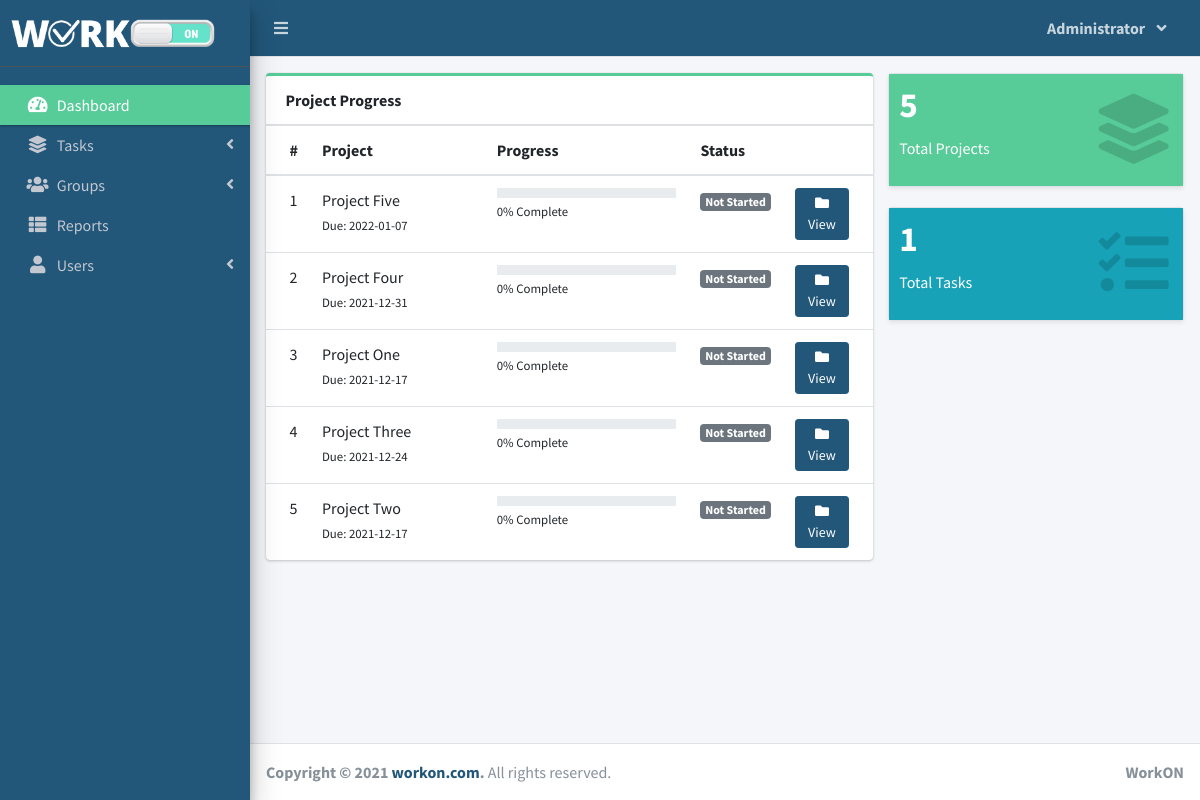
Page / (signed in) on the earlier database version.
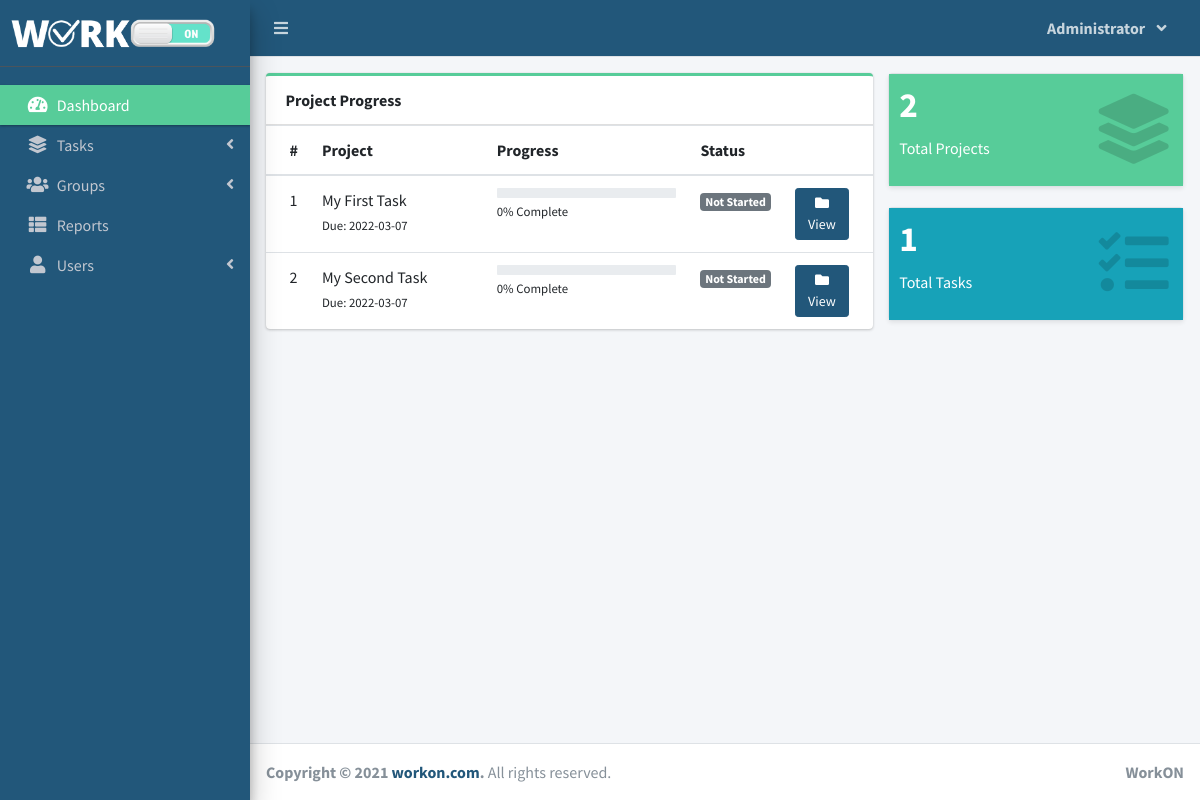
Same page on the later database version.
### tables this page shows
CREATE TABLE `project_list` (
  `id` int(30) NOT NULL,
  `name` varchar(200) NOT NULL,
  `description` text NOT NULL,
  `status` tinyint(2) NOT NULL,
  `start_date` date NOT NULL,
  `end_date` date NOT NULL,
  `manager_id` int(30) NOT NULL,
  `user_ids` text NOT NULL,
  `group_id` int(30) NOT NULL,
  `project_url` longtext NOT NULL,
  `project_time_sheet` longtext NOT NULL,
  `project_files` longtext NOT NULL,
  `date_created` datetime NOT NULL DEFAULT current_timestamp()
);

### home.php (the view, shortened to what this page needs)
<?php include('db_connect.php') ?>
  <?php
     $where2 = "";
    ?>
      <div class="row">
        <div class="col-md-8">
        <div class="card card-outline card-success">
          <div class="card-header">
            <b>Project Progress</b>
          </div>
          <div class="card-body p-0">
            <div class="table-responsive">
              <table class="table m-0 table-hover">
                <colgroup>
                  <col width="5%">
                  <col width="30%">
                  <col width="35%">
                  <col width="15%">
                  <col width="15%">
                </colgroup>
                <thead>
                  <th># </th>
                  <th>Project</th>
                  <th>Progress</th>
                  <th>Status</th>
                  <th></th>
                </thead>
                <tbody>
                <?php
                $i = 1;
                $where = "";
                $qry = $conn->query("SELECT * FROM project_list $where order by name asc");
                while($row= $qry->fetch_assoc()):
                $tprog = $conn->query("SELECT * FROM task_list where project_id = {$row['id']}")->num_rows;
                $cprog = $conn->query("SELECT * FROM task_list where project_id = {$row['id']} and status = 3")->num_rows;
                $prog = $tprog > 0 ? ($cprog/$tprog) * 100 : 0;
                $prog = $prog > 0 ?  number_format($prog,2) : $prog;
                  ?>
                  <tr>
                      <td>
                         <?php echo $i++ ?>
                      </td>
                      <td>
                          <a>
                              <?php echo ucwords($row['name']) ?>
                          </a>
                          <br>
                          <small>
                              Due: <?php echo date("Y-m-d",strtotime($row['end_date'])) ?>
                          </small>
                      </td>
                      <td class="project_progress">
                          <div class="progress progress-sm">
                          </div>
                          <small>
                              <?php echo $prog ?>% Complete
                          </small>
                      </td>
                      <td class="project-state">
                          <?php
                            if($row['status'] == 1){
                              echo "<span class='badge badge-secondary'>Not Started</span>";
                            }elseif($row['status'] == 2){
                            echo "<span class='badge badge-primary'>Started</span>";
                            }elseif($row['status'] == 3){
                            echo "<span class='badge badge-primary'>In Progress</span>";
                            }elseif($row['status'] == 4){
                            echo "<span class='badge badge-primary'>In Review</span>";
                            }elseif($row['status'] == 5){
                            echo "<span class='badge badge-primary'>Over Due</span>";
                            }elseif($row['status'] == 6){
                              echo "<span class='badge badge-success'>Completed</span>";
                                      }
                          ?>
                      </td>
                      <td>
                        <a class="btn btn-primary btn-sm" href="./index.php?page=view_project&id=<?php echo $row['id'] ?>">
                              <i class="fas fa-folder">
                              </i>
                              View
                        </a>
                      </td>
                  </tr>
                <?php endwhile; ?>
                </tbody>
              </table>
            </div>
          </div>
        </div>
        </div>
        <div class="col-md-4">
          <div class="row">
          <div class="col-12 col-sm-6 col-md-12">
            <div class="small-box bg-light shadow-sm border">
              <div class="inner bg-success">
                <h3><?php echo $conn->query("SELECT * FROM project_list $where")->num_rows; ?></h3>
                <p>Total Projects</p>
              </div>
              <div class="icon">
                <i class="fa fa-layer-group"></i>
              </div>
            </div>
          </div>
           <div class="col-12 col-sm-6 col-md-12">
            <div class="small-box bg-light shadow-sm border">
              <div class="inner bg-info">
                <h3><?php echo $conn->query("SELECT t.*,p.name as pname,p.start_date,p.status as pstatus, p.end_date,p.id as pid FROM task_list t inner join project_list p on p.id = t.project_id $where2")->num_rows; ?></h3>
                <p>Total Tasks</p>
              </div>
              <div class="icon">
                <i class="fa fa-tasks"></i>
              </div>
            </div>
          </div>
      </div>
        </div>
      </div>

### index.php (shortened to what this page needs)
<!DOCTYPE html>
<html lang="en">
<?php
	include 'header.php'
?>
<body class="hold-transition sidebar-mini layout-fixed layout-navbar-fixed layout-footer-fixed">
<div class="wrapper">
  <?php include 'topbar.php' ?>
  <?php include 'sidebar.php' ?>
  <div class="content-wrapper">
    <div class="content-header p-2">
    </div>
    <section class="content">
      <div class="container-fluid">
         <?php
            $page = isset($_GET['page']) ? $_GET['page'] : 'home';
            if(!file_exists($page.".php")){
                include '404.html';
            }else{
            include $page.'.php';
            }
          ?>
      </div>
    </section>
  </div>
  <footer class="main-footer">
    <strong>Copyright &copy; 2021 <a href="index.php">workon.com</a>.</strong>
    All rights reserved.
    <div class="float-right d-none d-sm-inline-block">
      <b><?php echo $_SESSION['system']['name'] ?></b>
    </div>
  </footer>
</div>
</body>
</html>

### header.php (shortened to what this page needs)
<head>
  <link rel="stylesheet" href="assets/dist/css/custom.css">
  <link rel="stylesheet" href="assets/plugins/fontawesome-free/css/all.min.css">
  <link rel="stylesheet" href="assets/plugins/overlayScrollbars/css/OverlayScrollbars.min.css">
  <link rel="stylesheet" href="assets/plugins/datatables-bs4/css/dataTables.bootstrap4.min.css">
  <link rel="stylesheet" href="assets/plugins/datatables-responsive/css/responsive.bootstrap4.min.css">
  <link rel="stylesheet" href="assets/plugins/datatables-buttons/css/buttons.bootstrap4.min.css">
  <link rel="stylesheet" href="assets/plugins/select2/css/select2.min.css">
  <link rel="stylesheet" href="assets/plugins/select2-bootstrap4-theme/select2-bootstrap4.min.css">
  <link rel="stylesheet" href="assets/plugins/sweetalert2-theme-bootstrap-4/bootstrap-4.min.css">
  <link rel="stylesheet" href="assets/plugins/toastr/toastr.min.css">
  <link rel="stylesheet" href="assets/plugins/dropzone/min/dropzone.min.css">
  <link rel="stylesheet" href="assets/dist/css/jquery.datetimepicker.min.css">
  <link rel="stylesheet" href="assets/plugins/icheck-bootstrap/icheck-bootstrap.min.css">
  <link rel="stylesheet" href="assets/plugins/bootstrap4-toggle/css/bootstrap4-toggle.min.css">
  <link rel="stylesheet" href="assets/dist/css/workon.css">
  <link rel="stylesheet" href="assets/dist/css/styles.css">
  <link rel="stylesheet" href="assets/plugins/summernote/summernote-bs4.min.css">
</head>

### topbar.php (shortened to what this page needs)
<nav class="main-header navbar navbar-expand navbar-primary navbar-dark ">
  <ul class="navbar-nav">
    <?php if(isset($_SESSION['login_id'])): ?>
    <li class="nav-item">
      <a class="nav-link" data-widget="pushmenu" href="" role="button"><i class="fas fa-bars"></i></a>
    </li>
  <?php endif; ?>
  </ul>
  <ul class="navbar-nav ml-auto">
    <li class="nav-item dropdown">
      <a class="nav-link"  data-toggle="dropdown" aria-expanded="true" href="javascript:void(0)">
        <span>
          <div class="d-felx badge-pill">
            <span><b><?php echo ucwords($_SESSION['login_firstname']) ?></b></span>
            <span class="fa fa-angle-down ml-2"></span>
          </div>
        </span>
      </a>
    </li>
  </ul>
</nav>

### sidebar.php (shortened to what this page needs)
<aside class="main-sidebar sidebar-dark-primary elevation-4">
  <div class="dropdown brand-logo mb-5">
    <a href="./" class="nav-item brand-link">
      <?php if($_SESSION['login_type'] == 1): ?>
        <img src="assets/img/work-on-logo.png" height="40px" >
      <?php else: ?>
        <img src="assets/img/work-on-logo.png" height="40px">
      <h3 class="text-center p-0 m-0 hide"><b>USER</b></h3>
      <?php endif; ?>
    </a>
  </div>
  <div class="sidebar pb-4 mb-5">
    <nav class="mt-4">
      <ul class="nav nav-pills nav-sidebar flex-column nav-flat" data-widget="treeview" role="menu" data-accordion="false">
        <li class="nav-item dropdown mt-2">
          <a href="./" class="nav-link nav-home">
            <i class="nav-icon fas fa-tachometer-alt"></i>
            <p>
              Dashboard
            </p>
          </a>
        </li>
        <li class="nav-item">
          <a href="#" class="nav-link nav-edit_project nav-view_project">
            <i class="nav-icon fas fa-layer-group"></i>
            <p>
              Tasks
              <i class="right fas fa-angle-left"></i>
            </p>
          </a>
        </li>
        <?php if($_SESSION['login_type'] == 1): ?>
        <li class="nav-item">
          <a href="#" class="nav-link nav-edit_group">
            <i class="nav-icon fas fa-users"></i>
            <p>
              Groups
              <i class="right fas fa-angle-left"></i>
            </p>
          </a>
        </li>
        <?php endif; ?>
        <?php if($_SESSION['login_type'] != 3): ?>
         <li class="nav-item">
              <a href="./index.php?page=reports" class="nav-link nav-reports">
                <i class="fas fa-th-list nav-icon"></i>
                <p>Reports</p>
              </a>
        </li>
        <?php endif; ?>
        <?php if($_SESSION['login_type'] == 1): ?>
        <li class="nav-item">
          <a href="#" class="nav-link nav-edit_user">
            <i class="nav-icon fas fa-user"></i>
            <p>
              Users
              <i class="right fas fa-angle-left"></i>
            </p>
          </a>
        </li>
        <?php endif; ?>
      </ul>
    </nav>
  </div>
</aside>

Differences in the rows shown:
removed project_list: name "Project Five", end_date "2022-01-07", prog "0", status "Not Started"
removed project_list: name "Project Four", end_date "2021-12-31", prog "0", status "Not Started"
removed project_list: name "Project One", end_date "2021-12-17", prog "0", status "Not Started"
removed project_list: name "Project Three", end_date "2021-12-24", prog "0", status "Not Started"
removed project_list: name "Project Two", end_date "2021-12-17", prog "0", status "Not Started"
added project_list: name "My First Task", end_date "2022-03-07", prog "0", status "Not Started"
added project_list: name "My Second Task", end_date "2022-03-07", prog "0", status "Not Started"
Other differences:
$conn->query("SELECT * FROM project_list $where")->num_rows: "5" → "2"
